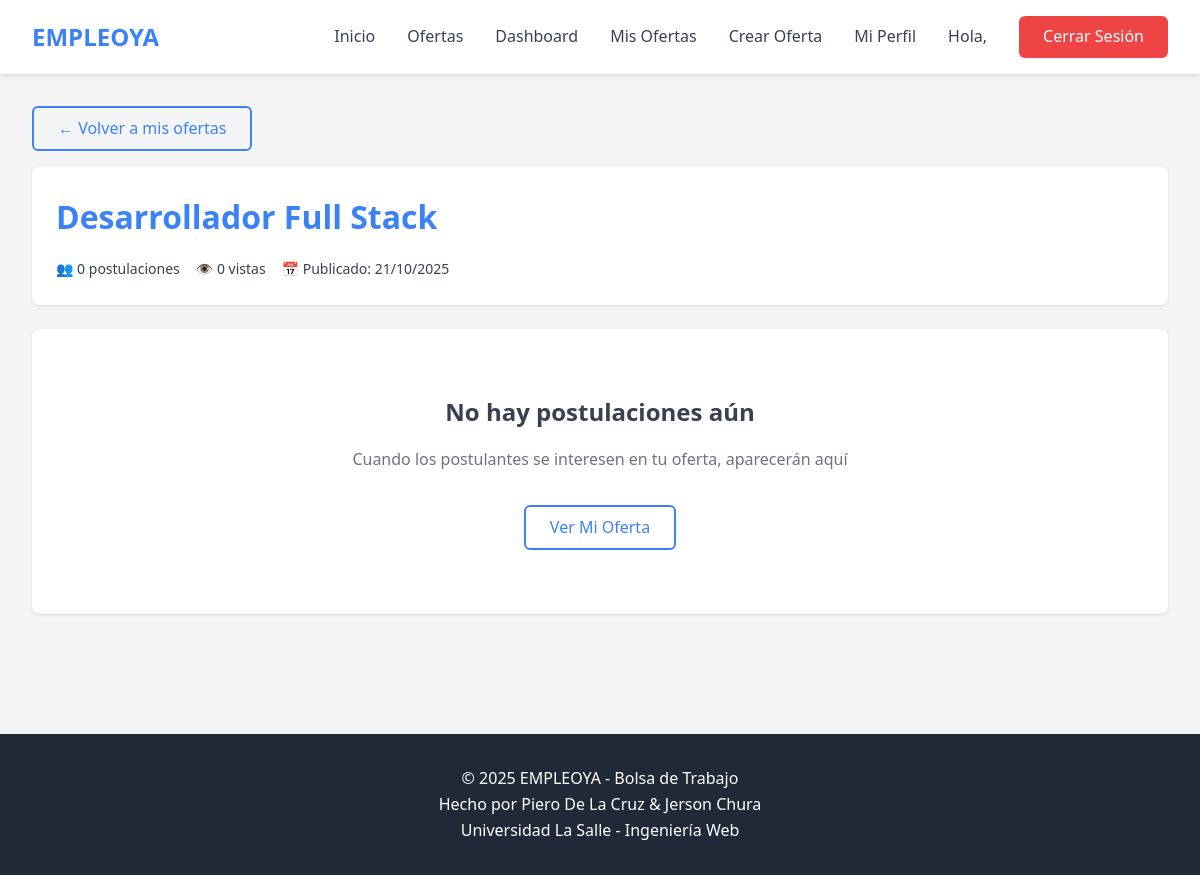
The app's page /ofertas/1/postulaciones/ (signed in) with its own data.
### MyWebApps/models.py (models this page shows, shortened)
class OfertaTrabajo(models.Model):
    MODALIDAD_CHOICES = [
        ('presencial', 'Presencial'),
        ('remoto', 'Remoto'),
        ('hibrido', 'Híbrido'),
    ]
    TIPO_CONTRATO_CHOICES = [
        ('tiempo_completo', 'Tiempo Completo'),
        ('medio_tiempo', 'Medio Tiempo'),
        ('por_proyecto', 'Por Proyecto'),
        ('freelance', 'Freelance'),
        ('practicas', 'Prácticas'),
        ('temporal', 'Temporal'),
    ]
    NIVEL_EXPERIENCIA_CHOICES = [
        ('sin_experiencia', 'Sin Experiencia'),
        ('junior', 'Junior'),
        ('semi_senior', 'Semi Senior'),
        ('senior', 'Senior'),
        ('lead', 'Lead/Experto'),
    ]
    ESTADO_CHOICES = [
        ('borrador', 'Borrador'),
        ('pendiente_aprobacion', 'Pendiente de Aprobación'),
        ('activa', 'Activa'),
        ('pausada', 'Pausada'),
        ('expirada', 'Expirada'),
        ('cerrada', 'Cerrada'),
    ]
    empresa = models.ForeignKey(
        Empresa,
        on_delete=models.CASCADE,
        related_name='ofertas',
        verbose_name='Empresa'
    )
    categoria = models.ForeignKey(
        Categoria,
        on_delete=models.SET_NULL,
        null=True,
        related_name='ofertas',
        verbose_name='Categoría'
    )
    titulo = models.CharField(max_length=200, verbose_name='Título')
    descripcion = models.TextField(verbose_name='Descripción')
    requisitos = models.TextField(blank=True, null=True, verbose_name='Requisitos')
    responsabilidades = models.TextField(blank=True, null=True, verbose_name='Responsabilidades')
    beneficios = models.TextField(blank=True, null=True, verbose_name='Beneficios')
    salario_min = models.DecimalField(
        max_digits=10,
        decimal_places=2,
        blank=True,
        null=True,
        verbose_name='Salario Mínimo'
    )
    salario_max = models.DecimalField(
        max_digits=10,
        decimal_places=2,
        blank=True,
        null=True,
        verbose_name='Salario Máximo'
    )
    moneda = models.CharField(max_length=3, default='PEN', verbose_name='Moneda')
    ubicacion = models.CharField(max_length=200, blank=True, null=True, verbose_name='Ubicación')
    modalidad = models.CharField(
        max_length=20,
        choices=MODALIDAD_CHOICES,
        verbose_name='Modalidad'
    )
    tipo_contrato = models.CharField(
        max_length=20,
        choices=TIPO_CONTRATO_CHOICES,
        verbose_name='Tipo de Contrato'
    )
    nivel_experiencia = models.CharField(
        max_length=20,
        choices=NIVEL_EXPERIENCIA_CHOICES,
        verbose_name='Nivel de Experiencia Requerido'
    )
    vacantes_disponibles = models.IntegerField(
        default=1,
        validators=[MinValueValidator(1)],
        verbose_name='Vacantes Disponibles'
    )
    fecha_publicacion = models.DateTimeField(blank=True, null=True, verbose_name='Fecha de Publicación')
    fecha_expiracion = models.DateTimeField(blank=True, null=True, verbose_name='Fecha de Expiración')
    fecha_inicio_deseada = models.DateField(blank=True, null=True, verbose_name='Fecha de Inicio Deseada')
    estado = models.CharField(
        max_length=30,
        choices=ESTADO_CHOICES,
        default='borrador',
        verbose_name='Estado'
    )
    aprobada_admin = models.BooleanField(default=False, verbose_name='Aprobada por Admin')
    fecha_aprobacion = models.DateTimeField(blank=True, null=True, verbose_name='Fecha de Aprobación')
    vistas = models.IntegerField(default=0, verbose_name='Número de Vistas')
    fecha_creacion = models.DateTimeField(auto_now_add=True, verbose_name='Fecha de Creación')
    fecha_actualizacion = models.DateTimeField(auto_now=True, verbose_name='Última Actualización')
    class Meta:
        db_table = 'oferta_trabajo'
        verbose_name = 'Oferta de Trabajo'
        verbose_name_plural = 'Ofertas de Trabajo'
        ordering = ['-fecha_publicacion', '-fecha_creacion']
        indexes = [
            models.Index(fields=['estado', 'fecha_publicacion']),
            models.Index(fields=['categoria', 'estado']),
            models.Index(fields=['modalidad', 'estado']),
        ]

### MyWebApps/views.py (the view, shortened to what this page needs)
# urls.py: path('ofertas/<int:oferta_id>/postulaciones/', views.postulaciones_oferta, name='postulaciones_oferta'),
@login_required
def postulaciones_oferta(request, oferta_id):
    if request.user.tipo_usuario != 'empleador':
        messages.error(request, 'No tienes permiso para acceder a esta página')
        return redirect('dashboard')
    empresa = get_object_or_404(Empresa, usuario=request.user)
    oferta = get_object_or_404(OfertaTrabajo, id=oferta_id, empresa=empresa)
    postulaciones = Postulacion.objects.filter(
        oferta=oferta
    ).select_related('postulante__usuario').order_by('-fecha_postulacion')
    context = {
        'oferta': oferta,
        'postulaciones': postulaciones,
    }
    return render(request, 'MyWebApps/postulaciones_oferta.html', context)

### MyWebApps/templates/MyWebApps/postulaciones_oferta.html (shortened to what this page needs)
{% extends 'MyWebApps/base.html' %}
{% block content %}
<div class="container">
    <a href="{% url 'mis_ofertas' %}" class="btn btn-outline mb-2">← Volver a mis ofertas</a>
    <div class="card mb-3">
        <h1 style="margin-bottom: 1rem; color: var(--primary);">{{ oferta.titulo }}</h1>
        <div style="display: flex; gap: 1rem; font-size: 0.875rem; color: var(--text);">
            <span>👥 {{ postulaciones.count }} postulaciones</span>
            <span>👁️ {{ oferta.vistas }} vistas</span>
            <span>📅 Publicado: {{ oferta.fecha_publicacion|date:"d/m/Y" }}</span>
        </div>
    </div>
    {% if postulaciones %}
        <p class="text-muted mb-2">{{ postulaciones.count }} postulaciones recibidas</p>
        <div class="card mb-3">
            <div style="display: flex; gap: 0.5rem; flex-wrap: wrap;">
                <a href="?estado=all" class="badge badge-primary" style="padding: 0.5rem 1rem; cursor: pointer;">
                    Todas ({{ postulaciones.count }})
                </a>
                <a href="?estado=pendiente" class="badge badge-warning" style="padding: 0.5rem 1rem; cursor: pointer;">
                    Pendientes ({{ postulaciones.filter.pendiente.count }})
                </a>
                <a href="?estado=en_revision" class="badge badge-primary" style="padding: 0.5rem 1rem; cursor: pointer;">
                    En Revisión ({{ postulaciones.filter.en_revision.count }})
                </a>
                <a href="?estado=preseleccionado" class="badge badge-success" style="padding: 0.5rem 1rem; cursor: pointer;">
                    Preseleccionados ({{ postulaciones.filter.preseleccionado.count }})
                </a>
            </div>
        </div>
        <div class="grid grid-2">
            {% for postulacion in postulaciones %}
            <div class="card">
                <div style="display: flex; justify-content: space-between; align-items: start; margin-bottom: 1rem;">
                    <div style="flex: 1;">
                        <h2 style="margin-bottom: 0.5rem; font-size: 1.25rem;">
                            {{ postulacion.postulante.usuario.nombre_completo }}
                        </h2>
                        {% if postulacion.postulante.titulo_profesional %}
                        <p class="text-muted" style="margin: 0; font-size: 0.875rem;">
                            {{ postulacion.postulante.titulo_profesional }}
                        </p>
                        {% endif %}
                    </div>
                    <span class="badge
                        {% if postulacion.estado == 'pendiente' %}badge-warning
                        {% elif postulacion.estado == 'en_revision' or postulacion.estado == 'preseleccionado' %}badge-primary
                        {% elif postulacion.estado == 'entrevista' %}badge-primary
                        {% elif postulacion.estado == 'aceptado' %}badge-success
                        {% elif postulacion.estado == 'rechazado' %}badge-danger
                        {% else %}badge-primary{% endif %}">
                        {{ postulacion.get_estado_display }}
                    </span>
                </div>
                <div style="font-size: 0.875rem; color: var(--text); margin-bottom: 1rem;">
                    <p style="margin: 0.25rem 0;">📧 {{ postulacion.postulante.usuario.email }}</p>
                    {% if postulacion.postulante.usuario.telefono %}
                    <p style="margin: 0.25rem 0;">📱 {{ postulacion.postulante.usuario.telefono }}</p>
                    {% endif %}
                    {% if postulacion.postulante.ubicacion %}
                    <p style="margin: 0.25rem 0;">📍 {{ postulacion.postulante.ubicacion }}</p>
                    {% endif %}
                    {% if postulacion.postulante.años_experiencia %}
                    <p style="margin: 0.25rem 0;">💼 {{ postulacion.postulante.años_experiencia }} años de experiencia</p>
                    {% endif %}
                    <p style="margin: 0.25rem 0;">📅 Postulado el {{ postulacion.fecha_postulacion|date:"d/m/Y H:i" }}</p>
                    {% if postulacion.puntuacion_match %}
                    <p style="margin: 0.25rem 0;">⭐ Match: {{ postulacion.puntuacion_match }}%</p>
                    {% endif %}
                </div>
                {% if postulacion.postulante.habilidades %}
                <div style="margin-bottom: 1rem;">
                    <p class="fw-bold" style="font-size: 0.875rem; margin-bottom: 0.5rem;">Habilidades:</p>
                    <p style="font-size: 0.875rem; color: var(--text);">{{ postulacion.postulante.habilidades|truncatewords:15 }}</p>
                </div>
                {% endif %}
                {% if postulacion.carta_presentacion %}
                <div style="background: var(--light); padding: 1rem; border-radius: 0.375rem; margin-bottom: 1rem;">
                    <p class="fw-bold" style="font-size: 0.875rem; margin-bottom: 0.5rem;">Carta de presentación:</p>
                    <p style="font-size: 0.875rem; margin: 0; white-space: pre-line;">{{ postulacion.carta_presentacion|truncatewords:30 }}</p>
                </div>
                {% endif %}
                {% if postulacion.cv_url_postulacion %}
                <a href="{{ postulacion.cv_url_postulacion }}" target="_blank" class="btn btn-outline" style="width: 100%; margin-bottom: 0.5rem;">
                    📄 Ver CV
                </a>
                {% endif %}
                <div style="display: flex; gap: 0.5rem; margin-top: 1rem;">
                    {% if postulacion.estado == 'pendiente' %}
                        <form method="POST" action="{% url 'postulaciones_oferta' oferta.id %}" style="flex: 1;">
                            {% csrf_token %}
                            <input type="hidden" name="postulacion_id" value="{{ postulacion.id }}">
                            <input type="hidden" name="nuevo_estado" value="en_revision">
                            <button type="submit" class="btn btn-primary" style="width: 100%;">
                                Revisar
                            </button>
                        </form>
                    {% elif postulacion.estado == 'en_revision' %}
                        <form method="POST" action="{% url 'postulaciones_oferta' oferta.id %}" style="flex: 1;">
                            {% csrf_token %}
                            <input type="hidden" name="postulacion_id" value="{{ postulacion.id }}">
                            <input type="hidden" name="nuevo_estado" value="preseleccionado">
                            <button type="submit" class="btn btn-success" style="width: 100%;">
                                Preseleccionar
                            </button>
                        </form>
                    {% elif postulacion.estado == 'preseleccionado' %}
                        <form method="POST" action="{% url 'postulaciones_oferta' oferta.id %}" style="flex: 1;">
                            {% csrf_token %}
                            <input type="hidden" name="postulacion_id" value="{{ postulacion.id }}">
                            <input type="hidden" name="nuevo_estado" value="entrevista">
                            <button type="submit" class="btn btn-primary" style="width: 100%;">
                                Entrevista
                            </button>
                        </form>
                    {% elif postulacion.estado == 'entrevista' %}
                        <form method="POST" action="{% url 'postulaciones_oferta' oferta.id %}" style="flex: 1;">
                            {% csrf_token %}
                            <input type="hidden" name="postulacion_id" value="{{ postulacion.id }}">
                            <input type="hidden" name="nuevo_estado" value="aceptado">
                            <button type="submit" class="btn btn-success" style="width: 100%;">
                                Aceptar
                            </button>
                        </form>
                    {% endif %}
                    {% if postulacion.estado not in 'aceptado,rechazado' %}
                        <form method="POST" action="{% url 'postulaciones_oferta' oferta.id %}">
                            {% csrf_token %}
                            <input type="hidden" name="postulacion_id" value="{{ postulacion.id }}">
                            <input type="hidden" name="nuevo_estado" value="rechazado">
                            <button type="submit" class="btn btn-danger">
                                Rechazar
                            </button>
                        </form>
                    {% endif %}
                </div>
            </div>
            {% endfor %}
        </div>
    {% else %}
        <div class="card text-center" style="padding: 4rem 2rem;">
            <h2 style="color: var(--text); margin-bottom: 1rem;">No hay postulaciones aún</h2>
            <p class="text-muted" style="margin-bottom: 2rem;">
                Cuando los postulantes se interesen en tu oferta, aparecerán aquí
            </p>
            <a href="{% url 'oferta_detalle' oferta.id %}" class="btn btn-outline">
                Ver Mi Oferta
            </a>
        </div>
    {% endif %}
</div>
{% endblock %}

### MyWebApps/templates/MyWebApps/base.html (style rules this page uses)
* { margin: 0; padding: 0; box-sizing: border-box; }
:root { --primary: #3b82f6; --primary-dark: #2563eb; --secondary: #10b981; --danger: #ef4444; --warning: #f59e0b; --dark: #1f2937; --light: #f3f4f6; --white: #ffffff; --text: #374151; --border: #e5e7eb; }
body { font-family: 'Segoe UI', Tahoma, Geneva, Verdana, sans-serif; line-height: 1.6; color: var(--text); background-color: var(--light); }
.btn { padding: 0.5rem 1.5rem; border: none; border-radius: 0.375rem; font-weight: 500; cursor: pointer; text-decoration: none; display: inline-block; transition: all 0.3s; }
.btn-outline { background-color: transparent; color: var(--primary); border: 2px solid var(--primary); }
.container { max-width: 1200px; margin: 0 auto; padding: 2rem; }
.card { background-color: var(--white); border-radius: 0.5rem; box-shadow: 0 1px 3px rgba(0,0,0,0.1); padding: 1.5rem; margin-bottom: 1.5rem; }
.text-center { text-align: center; }
.mb-2 { margin-bottom: 1rem; }
.mb-3 { margin-bottom: 1.5rem; }
.text-muted { color: #6b7280; }

### records on screen
OfertaTrabajo: titulo "Desarrollador Full Stack", vistas "0", fecha_publicacion "21/10/2025"

### other values on screen
{{ postulaciones.count }} "0"
